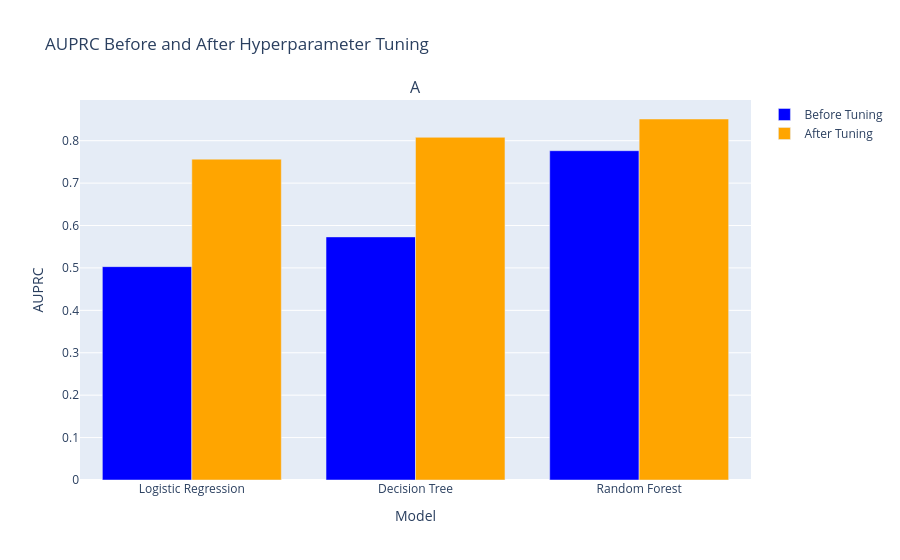

Write notebook code for a chart like this one.
### Code cell
import plotly.graph_objs as go
from plotly.subplots import make_subplots
from sklearn.metrics import average_precision_score

# Define the model names
model_names = ['Logistic Regression', 'Decision Tree', 'Random Forest']

# Calculate AUPRC before tuning
auprc_before_tuning = [average_precision_score(y_test, y_pred_log_reg), 
                       average_precision_score(y_test, y_pred_decision_tree), 
                       average_precision_score(y_test, y_pred_random_forest)]

# Calculate AUPRC after tuning
auprc_after_tuning = [average_precision_score(y_test, grid_search_log_reg.best_estimator_.predict_proba(X_test_scaled)[:, 1]), 
                      average_precision_score(y_test, grid_search_decision_tree.best_estimator_.predict_proba(X_test)[:, 1]), 
                      average_precision_score(y_test, random_search_random_forest.best_estimator_.predict_proba(X_test)[:, 1])]

# Create subplots
fig = make_subplots(rows=1, cols=1, subplot_titles=("AUPRC Before and After Tuning"), vertical_spacing=0.1)

# Add traces for AUPRC before tuning
fig.add_trace(go.Bar(x=model_names, y=auprc_before_tuning, name='Before Tuning', marker=dict(color='blue')), row=1, col=1)

# Add traces for AUPRC after tuning
fig.add_trace(go.Bar(x=model_names, y=auprc_after_tuning, name='After Tuning', marker=dict(color='orange')), row=1, col=1)

# Update layout
fig.update_layout(title='AUPRC Before and After Hyperparameter Tuning', showlegend=True, yaxis=dict(title='AUPRC'), xaxis=dict(title='Model'))

fig.show()

### Figure 1 — Plotly figure (JSON) as saved in the notebook; plotly's stock layout.template omitted (floating-point values rounded to 4 significant figures)
{"data": [{"marker": {"color": "blue"}, "name": "Before Tuning", "type": "bar", "x": ["Logistic Regression", "Decision Tree", "Random Forest"], "xaxis": "x", "y": [0.503, 0.5732, 0.7764], "yaxis": "y"}, {"marker": {"color": "orange"}, "name": "After Tuning", "type": "bar", "x": ["Logistic Regression", "Decision Tree", "Random Forest"], "xaxis": "x", "y": [0.7565, 0.808, 0.8511], "yaxis": "y"}], "layout": {"annotations": [{"font": {"size": 16}, "showarrow": false, "text": "A", "x": 0.5, "xanchor": "center", "xref": "paper", "y": 1, "yanchor": "bottom", "yref": "paper"}], "showlegend": true, "title": {"text": "AUPRC Before and After Hyperparameter Tuning"}, "xaxis": {"anchor": "y", "domain": [0, 1], "title": {"text": "Model"}}, "yaxis": {"anchor": "x", "domain": [0, 1], "title": {"text": "AUPRC"}}}}
